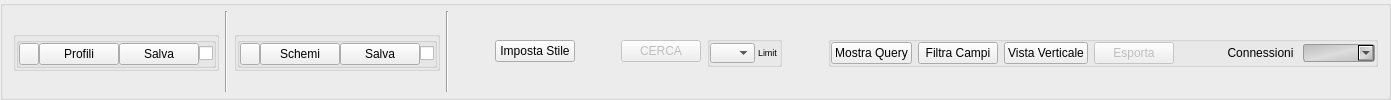
     <widget class="QGroupBox" name="groupBoxMainButtons">
      <property name="sizePolicy">
       <sizepolicy hsizetype="Minimum" vsizetype="Maximum">
        <horstretch>0</horstretch>
        <verstretch>0</verstretch>
       </sizepolicy>
      </property>
      <property name="title">
       <string/>
      </property>
      <layout class="QHBoxLayout" name="horizontalLayout_7">
       <property name="leftMargin">
        <number>10</number>
       </property>
       <property name="topMargin">
        <number>5</number>
       </property>
       <property name="rightMargin">
        <number>10</number>
       </property>
       <property name="bottomMargin">
        <number>5</number>
       </property>
       <item>
        <widget class="QGroupBox" name="groupBoxZeroProfiles">
         <property name="sizePolicy">
          <sizepolicy hsizetype="Maximum" vsizetype="Maximum">
           <horstretch>0</horstretch>
           <verstretch>0</verstretch>
          </sizepolicy>
         </property>
         <property name="title">
          <string/>
         </property>
         <layout class="QHBoxLayout" name="horizontalLayout_2" stretch="0">
          <property name="leftMargin">
           <number>0</number>
          </property>
          <property name="topMargin">
           <number>0</number>
          </property>
          <property name="rightMargin">
           <number>0</number>
          </property>
          <property name="bottomMargin">
           <number>0</number>
          </property>
          <item>
           <widget class="QGroupBox" name="groupBoxZeroInnerProfile2">
            <property name="sizePolicy">
             <sizepolicy hsizetype="Maximum" vsizetype="Maximum">
              <horstretch>0</horstretch>
              <verstretch>0</verstretch>
             </sizepolicy>
            </property>
            <property name="title">
             <string/>
            </property>
            <layout class="QHBoxLayout" name="horizontalLayout_6">
             <property name="spacing">
              <number>0</number>
             </property>
             <property name="leftMargin">
              <number>0</number>
             </property>
             <property name="topMargin">
              <number>0</number>
             </property>
             <property name="rightMargin">
              <number>0</number>
             </property>
             <property name="bottomMargin">
              <number>0</number>
             </property>
             <item>
              <widget class="QPushButton" name="pushButtonZeroSelectProfile">
               <property name="sizePolicy">
                <sizepolicy hsizetype="Fixed" vsizetype="Fixed">
                 <horstretch>0</horstretch>
                 <verstretch>0</verstretch>
                </sizepolicy>
               </property>
               <property name="minimumSize">
                <size>
                 <width>0</width>
                 <height>0</height>
                </size>
               </property>
               <property name="maximumSize">
                <size>
                 <width>20</width>
                 <height>16777215</height>
                </size>
               </property>
               <property name="cursor">
                <cursorShape>PointingHandCursor</cursorShape>
               </property>
               <property name="toolTip">
                <string>Selettore del profilo</string>
               </property>
               <property name="text">
                <string/>
               </property>
               <property name="icon">
                <iconset resource="../../resources.qrc">
                 <normaloff>:/images/downarrow.png</normaloff>:/images/downarrow.png</iconset>
               </property>
               <property name="iconSize">
                <size>
                 <width>12</width>
                 <height>12</height>
                </size>
               </property>
              </widget>
             </item>
             <item>
              <widget class="PushButton" name="pushButtonZeroProfiles">
               <property name="sizePolicy">
                <sizepolicy hsizetype="Minimum" vsizetype="Fixed">
                 <horstretch>0</horstretch>
                 <verstretch>0</verstretch>
                </sizepolicy>
               </property>
               <property name="cursor">
                <cursorShape>PointingHandCursor</cursorShape>
               </property>
               <property name="text">
                <string>Profili</string>
               </property>
              </widget>
             </item>
             <item>
              <widget class="PushButton" name="pushButtonZeroSaveProfile">
               <property name="sizePolicy">
                <sizepolicy hsizetype="MinimumExpanding" vsizetype="Fixed">
                 <horstretch>0</horstretch>
                 <verstretch>0</verstretch>
                </sizepolicy>
               </property>
               <property name="cursor">
                <cursorShape>PointingHandCursor</cursorShape>
               </property>
               <property name="text">
                <string>Salva</string>
               </property>
              </widget>
             </item>
             <item>
              <widget class="QCheckBox" name="checkBoxZeroDefaultProfile">
               <property name="sizePolicy">
                <sizepolicy hsizetype="Maximum" vsizetype="Maximum">
                 <horstretch>0</horstretch>
                 <verstretch>0</verstretch>
                </sizepolicy>
               </property>
               <property name="font">
                <font>
                 <family>Arial</family>
                 <pointsize>6</pointsize>
                </font>
               </property>
               <property name="cursor">
                <cursorShape>PointingHandCursor</cursorShape>
               </property>
               <property name="toolTip">
                <string>Imposta come predefinito</string>
               </property>
               <property name="text">
                <string/>
               </property>
              </widget>
             </item>
            </layout>
           </widget>
          </item>
         </layout>
        </widget>
       </item>
       <item>
        <widget class="Line" name="line_2">
         <property name="orientation">
          <enum>Qt::Vertical</enum>
         </property>
        </widget>
       </item>
       <item>
        <widget class="QGroupBox" name="groupBoxZeroSchemas">
         <property name="sizePolicy">
          <sizepolicy hsizetype="Maximum" vsizetype="Maximum">
           <horstretch>0</horstretch>
           <verstretch>0</verstretch>
          </sizepolicy>
         </property>
         <property name="title">
          <string/>
         </property>
         <property name="flat">
          <bool>false</bool>
         </property>
         <property name="checkable">
          <bool>false</bool>
         </property>
         <layout class="QHBoxLayout" name="horizontalLayout_12">
          <property name="spacing">
           <number>6</number>
          </property>
          <property name="leftMargin">
           <number>0</number>
          </property>
          <property name="topMargin">
           <number>0</number>
          </property>
          <property name="rightMargin">
           <number>0</number>
          </property>
          <property name="bottomMargin">
           <number>0</number>
          </property>
          <item>
           <widget class="QGroupBox" name="groupBoxZeroInnerSchema2">
            <property name="title">
             <string/>
            </property>
            <layout class="QHBoxLayout" name="horizontalLayout_14">
             <property name="spacing">
              <number>0</number>
             </property>
             <property name="leftMargin">
              <number>0</number>
             </property>
             <property name="topMargin">
              <number>0</number>
             </property>
             <property name="rightMargin">
              <number>0</number>
             </property>
             <property name="bottomMargin">
              <number>0</number>
             </property>
             <item>
              <widget class="QPushButton" name="pushButtonZeroSelectSchema">
               <property name="maximumSize">
                <size>
                 <width>20</width>
                 <height>16777215</height>
                </size>
               </property>
               <property name="cursor">
                <cursorShape>PointingHandCursor</cursorShape>
               </property>
               <property name="text">
                <string/>
               </property>
               <property name="icon">
                <iconset resource="../../resources.qrc">
                 <normaloff>:/images/downarrow.png</normaloff>:/images/downarrow.png</iconset>
               </property>
               <property name="iconSize">
                <size>
                 <width>12</width>
                 <height>12</height>
                </size>
               </property>
              </widget>
             </item>
             <item>
              <widget class="QPushButton" name="pushButtonZeroSchemas">
               <property name="sizePolicy">
                <sizepolicy hsizetype="Maximum" vsizetype="Fixed">
                 <horstretch>0</horstretch>
                 <verstretch>0</verstretch>
                </sizepolicy>
               </property>
               <property name="text">
                <string>Schemi</string>
               </property>
              </widget>
             </item>
             <item>
              <widget class="QPushButton" name="pushButtonZeroSaveSchema">
               <property name="sizePolicy">
                <sizepolicy hsizetype="Maximum" vsizetype="Fixed">
                 <horstretch>0</horstretch>
                 <verstretch>0</verstretch>
                </sizepolicy>
               </property>
               <property name="cursor">
                <cursorShape>PointingHandCursor</cursorShape>
               </property>
               <property name="text">
                <string>Salva</string>
               </property>
              </widget>
             </item>
             <item>
              <widget class="QCheckBox" name="checkBoxZeroDefaultSchema">
               <property name="cursor">
                <cursorShape>PointingHandCursor</cursorShape>
               </property>
               <property name="toolTip">
                <string>Imposta come predefinito</string>
               </property>
               <property name="text">
                <string/>
               </property>
              </widget>
             </item>
            </layout>
           </widget>
          </item>
         </layout>
        </widget>
       </item>
       <item>
        <widget class="Line" name="line_3">
         <property name="orientation">
          <enum>Qt::Vertical</enum>
         </property>
        </widget>
       </item>
       <item>
        <spacer name="horizontalSpacer_9">
         <property name="orientation">
          <enum>Qt::Horizontal</enum>
         </property>
         <property name="sizeHint" stdset="0">
          <size>
           <width>40</width>
           <height>20</height>
          </size>
         </property>
        </spacer>
       </item>
       <item>
        <widget class="PushButton" name="pushButtonSetStyle">
         <property name="sizePolicy">
          <sizepolicy hsizetype="Maximum" vsizetype="Fixed">
           <horstretch>0</horstretch>
           <verstretch>0</verstretch>
          </sizepolicy>
         </property>
         <property name="cursor">
          <cursorShape>PointingHandCursor</cursorShape>
         </property>
         <property name="text">
          <string>Imposta Stile</string>
         </property>
        </widget>
       </item>
       <item>
        <spacer name="horizontalSpacer_5">
         <property name="orientation">
          <enum>Qt::Horizontal</enum>
         </property>
         <property name="sizeHint" stdset="0">
          <size>
           <width>40</width>
           <height>20</height>
          </size>
         </property>
        </spacer>
       </item>
       <item>
        <widget class="QPushButton" name="pushButtonSearch">
         <property name="enabled">
          <bool>false</bool>
         </property>
         <property name="sizePolicy">
          <sizepolicy hsizetype="Maximum" vsizetype="Fixed">
           <horstretch>0</horstretch>
           <verstretch>0</verstretch>
          </sizepolicy>
         </property>
         <property name="cursor">
          <cursorShape>PointingHandCursor</cursorShape>
         </property>
         <property name="text">
          <string>CERCA</string>
         </property>
         <property name="default">
          <bool>true</bool>
         </property>
        </widget>
       </item>
       <item>
        <widget class="QGroupBox" name="groupBoxZero">
         <property name="sizePolicy">
          <sizepolicy hsizetype="Maximum" vsizetype="Maximum">
           <horstretch>0</horstretch>
           <verstretch>0</verstretch>
          </sizepolicy>
         </property>
         <property name="title">
          <string/>
         </property>
         <layout class="QHBoxLayout" name="horizontalLayout_8">
          <property name="spacing">
           <number>3</number>
          </property>
          <property name="leftMargin">
           <number>0</number>
          </property>
          <property name="topMargin">
           <number>0</number>
          </property>
          <property name="rightMargin">
           <number>2</number>
          </property>
          <property name="bottomMargin">
           <number>0</number>
          </property>
          <item>
           <widget class="QComboBox" name="comboBoxLimitSearch">
            <property name="sizePolicy">
             <sizepolicy hsizetype="Maximum" vsizetype="Maximum">
              <horstretch>0</horstretch>
              <verstretch>0</verstretch>
             </sizepolicy>
            </property>
            <property name="maximumSize">
             <size>
              <width>50</width>
              <height>20</height>
             </size>
            </property>
            <property name="font">
             <font>
              <pointsize>7</pointsize>
             </font>
            </property>
            <property name="cursor">
             <cursorShape>PointingHandCursor</cursorShape>
            </property>
            <property name="currentText">
             <string notr="true"/>
            </property>
            <item>
             <property name="text">
              <string notr="true"/>
             </property>
            </item>
            <item>
             <property name="text">
              <string notr="true">1</string>
             </property>
            </item>
            <item>
             <property name="text">
              <string notr="true">2</string>
             </property>
            </item>
            <item>
             <property name="text">
              <string notr="true">3</string>
             </property>
            </item>
            <item>
             <property name="text">
              <string notr="true">5</string>
             </property>
            </item>
            <item>
             <property name="text">
              <string notr="true">10</string>
             </property>
            </item>
            <item>
             <property name="text">
              <string notr="true">20</string>
             </property>
            </item>
            <item>
             <property name="text">
              <string notr="true">50</string>
             </property>
            </item>
            <item>
             <property name="text">
              <string notr="true">100</string>
             </property>
            </item>
           </widget>
          </item>
          <item>
           <widget class="QLabel" name="label_2">
            <property name="sizePolicy">
             <sizepolicy hsizetype="Maximum" vsizetype="Maximum">
              <horstretch>0</horstretch>
              <verstretch>0</verstretch>
             </sizepolicy>
            </property>
            <property name="font">
             <font>
              <pointsize>7</pointsize>
             </font>
            </property>
            <property name="text">
             <string>Limit</string>
            </property>
           </widget>
          </item>
         </layout>
        </widget>
       </item>
       <item>
        <spacer name="horizontalSpacer_4">
         <property name="orientation">
          <enum>Qt::Horizontal</enum>
         </property>
         <property name="sizeHint" stdset="0">
          <size>
           <width>40</width>
           <height>20</height>
          </size>
         </property>
        </spacer>
       </item>
       <item>
        <widget class="QGroupBox" name="groupBoxZero_7">
         <property name="sizePolicy">
          <sizepolicy hsizetype="MinimumExpanding" vsizetype="Maximum">
           <horstretch>0</horstretch>
           <verstretch>0</verstretch>
          </sizepolicy>
         </property>
         <property name="styleSheet">
          <string notr="true"/>
         </property>
         <property name="title">
          <string/>
         </property>
         <layout class="QHBoxLayout" name="horizontalLayout_4">
          <property name="leftMargin">
           <number>0</number>
          </property>
          <property name="topMargin">
           <number>0</number>
          </property>
          <property name="rightMargin">
           <number>0</number>
          </property>
          <property name="bottomMargin">
           <number>0</number>
          </property>
          <item>
           <widget class="QPushButton" name="pushButtonViewQuery">
            <property name="sizePolicy">
             <sizepolicy hsizetype="Maximum" vsizetype="Fixed">
              <horstretch>0</horstretch>
              <verstretch>0</verstretch>
             </sizepolicy>
            </property>
            <property name="cursor">
             <cursorShape>PointingHandCursor</cursorShape>
            </property>
            <property name="text">
             <string>Mostra Query</string>
            </property>
           </widget>
          </item>
          <item>
           <widget class="QPushButton" name="pushButtonFF">
            <property name="sizePolicy">
             <sizepolicy hsizetype="Maximum" vsizetype="Fixed">
              <horstretch>0</horstretch>
              <verstretch>0</verstretch>
             </sizepolicy>
            </property>
            <property name="cursor">
             <cursorShape>PointingHandCursor</cursorShape>
            </property>
            <property name="text">
             <string>Filtra Campi</string>
            </property>
           </widget>
          </item>
          <item>
           <widget class="QPushButton" name="pushButtonSwitchView">
            <property name="sizePolicy">
             <sizepolicy hsizetype="Maximum" vsizetype="Fixed">
              <horstretch>0</horstretch>
              <verstretch>0</verstretch>
             </sizepolicy>
            </property>
            <property name="cursor">
             <cursorShape>PointingHandCursor</cursorShape>
            </property>
            <property name="text">
             <string>Vista Verticale</string>
            </property>
           </widget>
          </item>
          <item>
           <widget class="QPushButton" name="pushButtonExportResult">
            <property name="enabled">
             <bool>false</bool>
            </property>
            <property name="sizePolicy">
             <sizepolicy hsizetype="Maximum" vsizetype="Fixed">
              <horstretch>0</horstretch>
              <verstretch>0</verstretch>
             </sizepolicy>
            </property>
            <property name="cursor">
             <cursorShape>PointingHandCursor</cursorShape>
            </property>
            <property name="text">
             <string>Esporta</string>
            </property>
           </widget>
          </item>
          <item>
           <spacer name="horizontalSpacer_2">
            <property name="orientation">
             <enum>Qt::Horizontal</enum>
            </property>
            <property name="sizeHint" stdset="0">
             <size>
              <width>40</width>
              <height>20</height>
             </size>
            </property>
           </spacer>
          </item>
          <item>
           <widget class="QGroupBox" name="groupBoxConnection">
            <property name="sizePolicy">
             <sizepolicy hsizetype="Maximum" vsizetype="Maximum">
              <horstretch>0</horstretch>
              <verstretch>0</verstretch>
             </sizepolicy>
            </property>
            <property name="styleSheet">
             <string notr="true">margin: 0;
padding: 0 0;
border: 0;</string>
            </property>
            <property name="title">
             <string/>
            </property>
            <layout class="QHBoxLayout" name="horizontalLayout_3">
             <property name="spacing">
              <number>5</number>
             </property>
             <property name="leftMargin">
              <number>3</number>
             </property>
             <property name="topMargin">
              <number>0</number>
             </property>
             <property name="rightMargin">
              <number>0</number>
             </property>
             <property name="bottomMargin">
              <number>0</number>
             </property>
             <item>
              <widget class="QToolButton" name="toolButtonConnections">
               <property name="text">
                <string>Connessioni</string>
               </property>
              </widget>
             </item>
             <item>
              <widget class="QComboBox" name="comboBoxConnection">
               <property name="sizePolicy">
                <sizepolicy hsizetype="Maximum" vsizetype="Fixed">
                 <horstretch>0</horstretch>
                 <verstretch>0</verstretch>
                </sizepolicy>
               </property>
               <property name="cursor">
                <cursorShape>PointingHandCursor</cursorShape>
               </property>
               <property name="styleSheet">
                <string notr="true">border-radius: 3px;
border: 1px solid #999999; 
color: black;
padding: 0 5;
background-color: qlineargradient(x1: 0, y1: 0, x2: 1, y2: 1, stop:0 #BBBBBB, stop:0.5 #DDDDDD, stop:1 #BBBBBB);</string>
               </property>
              </widget>
             </item>
            </layout>
           </widget>
          </item>
         </layout>
        </widget>
       </item>
      </layout>
     </widget>
